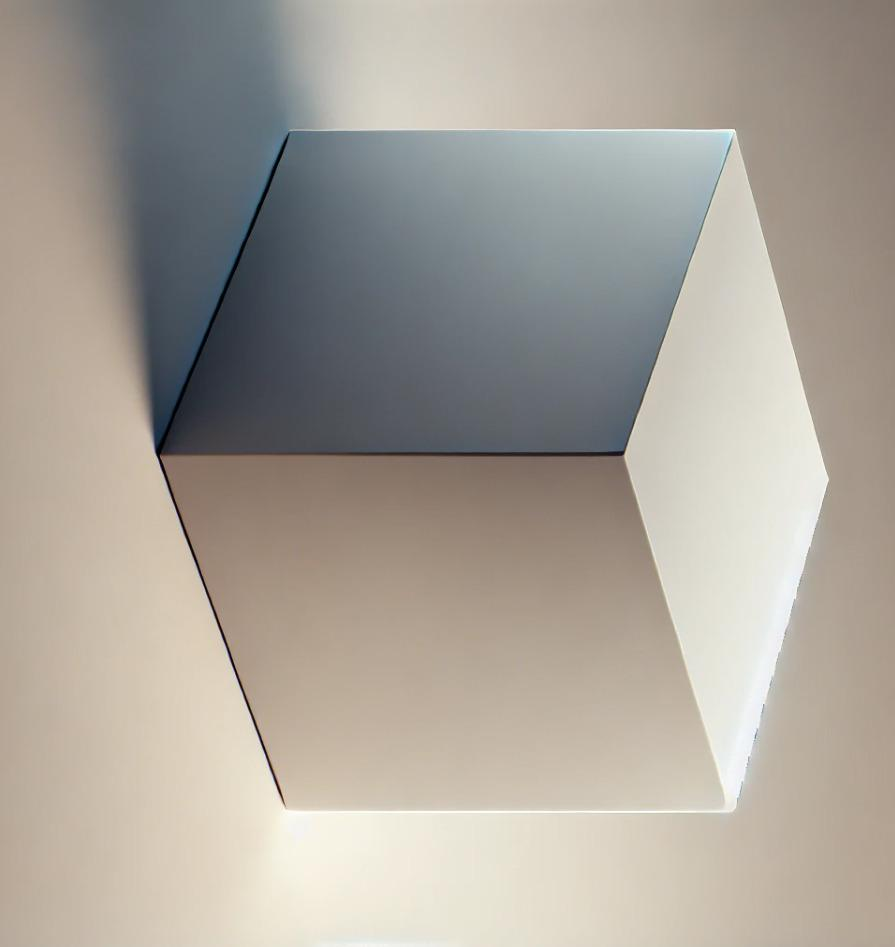
#> input picture docs/homography/images/image1.jpg, 895 x 947 px
$ jupyter execute homography.ipynb
#> lines starting #> are read from the running program, lines starting #| are printed output that depends on the picture
# What is Homography? How to estimate homography between two images?
Last Updated : 23 Jul, 2025

Homography is a fundamental concept in computer vision that describes the relationship between two different perspectives of a planar surface. It allows us to map points from one image to another, as long as the images capture the same scene from different viewpoints. Homographies are widely used in applications such as image stitching, 3D reconstruction, and augmented reality.
In this article, we'll explore the concept of homography, its mathematical representation, and the steps involved in estimating homography between two images.

## What is Homography?
Homography is a transformation matrix that defines a projective transformation between two images. It is a 3x3 matrix that relates the pixel coordinates of one image to the pixel coordinates of another image. If the two images depict the same scene from different viewpoints, and the scene lies on a plane, homography can be used to warp one image onto another.
Mathematically, if (x1,y1) and (x2,y2) are the corresponding points in two images, the homography matrix H relates them as follows:

\[
\begin{pmatrix} x_2 \\ y_2 \\ 1 \end{pmatrix} = H \cdot \begin{pmatrix} x_1 \\ y_1 \\ 1 \end{pmatrix}
\]

The matrix H is defined as:

\[
H = \begin{pmatrix} h_{11} & h_{12} & h_{13} \\ h_{21} & h_{22} & h_{23} \\ h_{31} & h_{32} & h_{33} \end{pmatrix}
\]

## Applications of Homography
- Image Stitching: Aligns images to create a panoramic view by warping them using homography.
- Augmented Reality: Projects virtual objects onto real-world surfaces by estimating the homography between the camera view and the real-world plane.
- Planar Object Detection: Identifies and tracks objects by estimating their homography in different images or video frames.
- 3D Reconstruction: Helps recover 3D geometry from multiple images.

## Estimating Homography Between Two Images
Estimating homography involves finding a matrix that relates corresponding points in two images. The process typically follows these steps:
1. Feature Detection
The first step is to detect key feature points in both images. These points represent distinctive parts of the image, such as edges, corners, or textures. Popular algorithms used for feature detection include:
- SIFT (Scale-Invariant Feature Transform)
- SURF (Speeded-Up Robust Features)
- ORB (Oriented FAST and Rotated BRIEF)

2. Feature Matching
Once feature points are detected, the next step is to match corresponding points between the two images. This is done by comparing the descriptors of each feature point and finding the ones that match most closely. This step is critical for establishing the relationship between the two images.
Popular methods for feature matching include:
- Brute-Force Matching: Compares descriptors of each feature point to find the closest match.
- FLANN (Fast Library for Approximate Nearest Neighbors): A faster, approximate method for matching features.

3. Estimating the Homography Matrix
Once corresponding points are found, the homography matrix can be estimated. The Direct Linear Transformation (DLT) algorithm is commonly used for this purpose.
If we have four pairs of corresponding points, the homography matrix H can be estimated by solving a system of linear equations. Given more than four points, a least-squares optimization is used to find the best fit for H.

4. RANSAC Algorithm for Robust Estimation
In practice, not all feature matches are correct due to noise or outliers. The RANSAC (Random Sample Consensus) algorithm is often used to improve the robustness of the homography estimation. It works by iteratively selecting a subset of point correspondences, estimating the homography matrix, and evaluating how well the matrix maps other points. Points that don’t fit well are considered outliers and are discarded.

5. Warping One Image Onto Another
Once the homography matrix is computed, we can warp one image onto the other using the matrix H. This is done by applying a projective transformation to each pixel of the first image to map it to its corresponding location in the second image.

## Estimating Homography Using RANSAC Algorithm
Here’s a basic code that demonstrates how to estimate homography between two images and warp one onto the other. You can load the image1 and image2.

1. Feature Detection: ORB (Oriented FAST and Rotated BRIEF) is used to detect keypoints and compute descriptors in both images.

2. Feature Matching: The Brute Force matcher is used to match the descriptors between the two images.

3. Homography Estimation: The homography matrix is estimated using the RANSAC algorithm to handle outliers.

4. Image Warping: The first image is warped to align with the second image using the homography matrix.

[cell 1]
import cv2
import numpy as np
import matplotlib.pyplot as plt

# Load images (ensure 'image1.jpg' and 'image2.jpg' exist in your working directory)
img1 = cv2.imread('images/image1.jpg')
#> img1 is the input picture: shape (947, 895, 3); mean B, G, R 153.6, 162.5, 168.9
img2 = cv2.imread('images/image2.jpg')
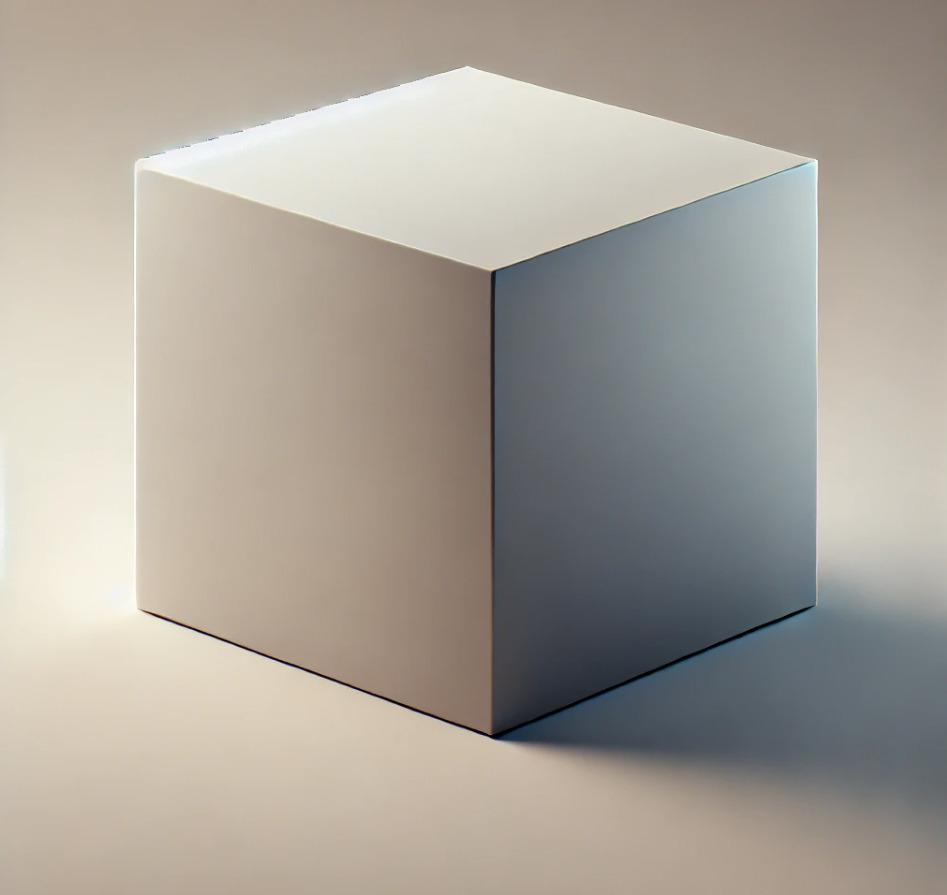
#> input picture docs/homography/images/image2.jpg, 947 x 895 px
#> img2 is the input picture: shape (895, 947, 3); mean B, G, R 153.6, 162.5, 168.9

if img1 is None or img2 is None:
    print("Error: Could not load images. Check file paths and ensure they exist.")
else:
    # Convert images to grayscale
    gray1 = cv2.cvtColor(img1, cv2.COLOR_BGR2GRAY)
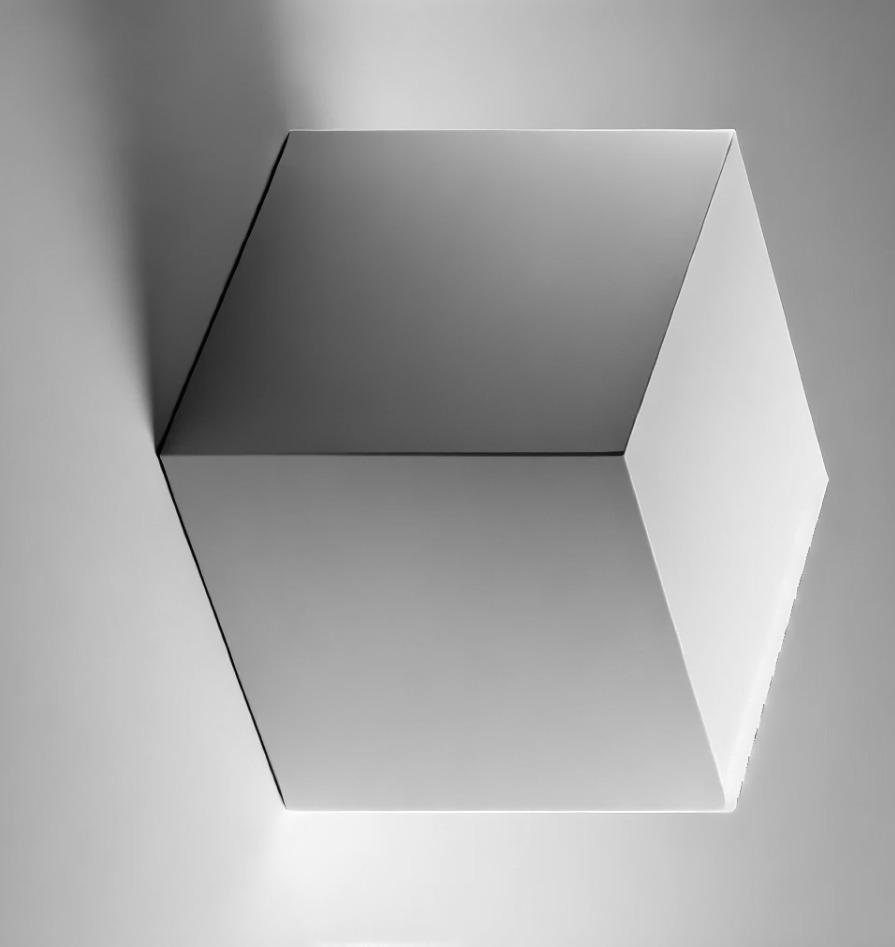
#> gray1: shape (947, 895); min 0, max 255, mean 163.4
    gray2 = cv2.cvtColor(img2, cv2.COLOR_BGR2GRAY)
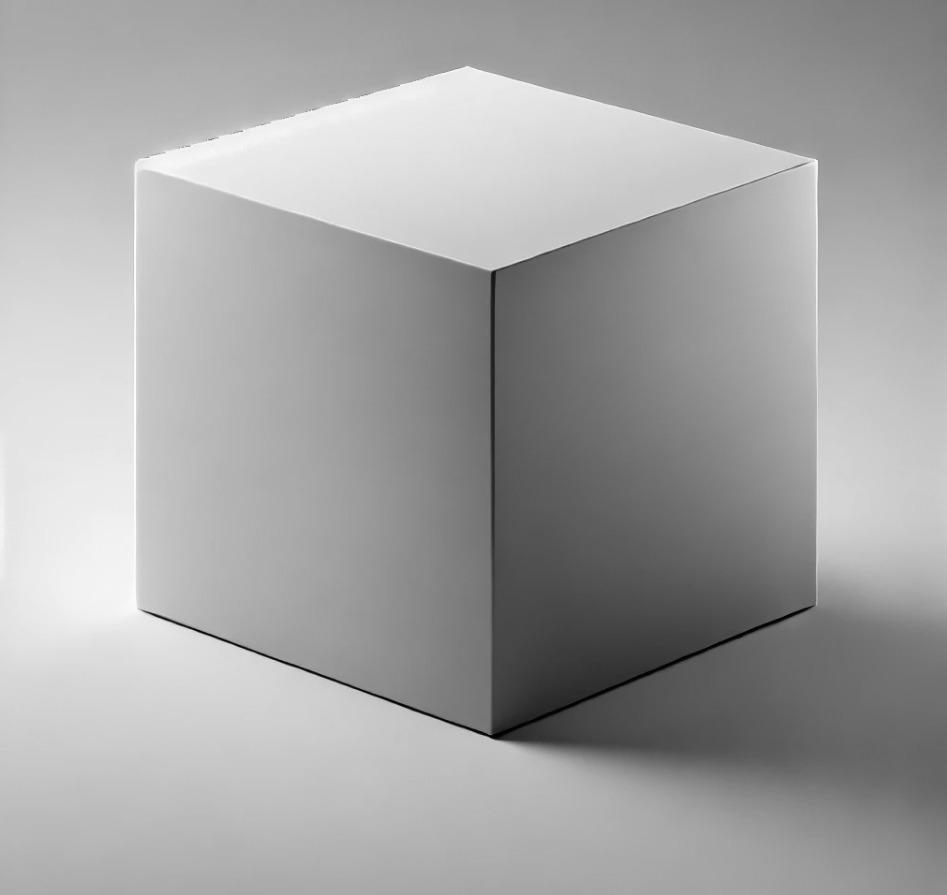
#> gray2: shape (895, 947); min 0, max 255, mean 163.4

    # Initialize ORB detector
    orb = cv2.ORB_create()

    # Find keypoints and descriptors with ORB
    kp1, des1 = orb.detectAndCompute(gray1, None)
#> kp1 = 262 keypoints; strongest (x, y, size): (620, 453, 53.6), (622, 454, 44.6), (620, 455, 37.2), (623, 454, 37.2)
    kp2, des2 = orb.detectAndCompute(gray2, None)
#> kp2 = 273 keypoints; strongest (x, y, size): (493, 272, 31), (492, 272, 44.6), (491, 274, 37.2), (495, 734, 77.1)

    if des1 is None or des2 is None:
        print("Error: No descriptors found in one or both images.")
    else:
        # Use BFMatcher to find matches between descriptors
        bf = cv2.BFMatcher(cv2.NORM_HAMMING, crossCheck=True)
        matches = bf.match(des1, des2)
#> matches = 28 matches

        if len(matches) < 4:
            print("Error: Not enough matches found (need at least 4 for homography).")
        else:
            # Sort matches by distance (best matches first)
            matches = sorted(matches, key=lambda x: x.distance)

            # Draw top 10 matches
            img_matches = cv2.drawMatches(img1, kp1, img2, kp2, matches[:10], None, flags=cv2.DrawMatchesFlags_NOT_DRAW_SINGLE_POINTS)
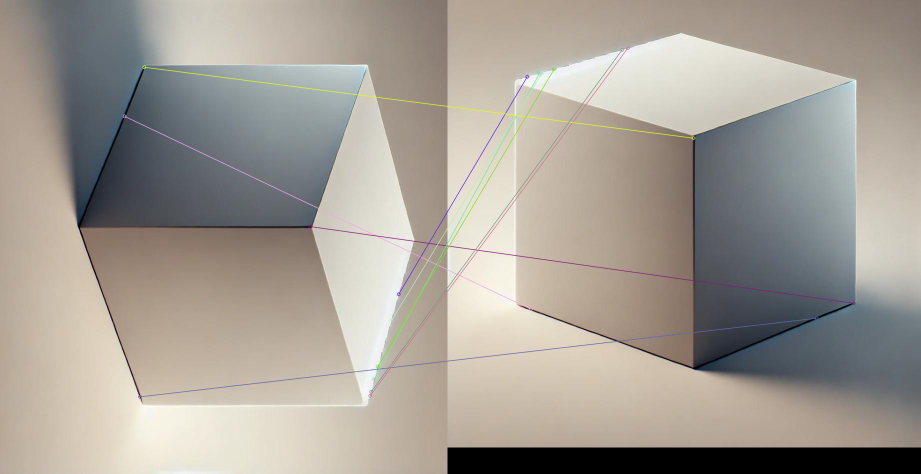
#> img_matches: shape (947, 1842, 3) (shown at 1/2 size); mean B, G, R 149, 157.7, 164

            # Extract location of good matches
            pts1 = np.float32([kp1[m.queryIdx].pt for m in matches]).reshape(-1, 1, 2)
#> pts1 = 28 rows, first 8: [248.8, 232.2], [279.6, 793.2], [620.4, 452.7], [797, 588], [748, 758], [740, 791], [288, 134], [742, 783]
            pts2 = np.float32([kp2[m.trainIdx].pt for m in matches]).reshape(-1, 1, 2)
#> pts2 = 28 rows, first 8: [165.9, 617.9], [737.5, 636], [812, 606], [159, 153], [183, 147], [360, 96], [491.4, 275.8], [349, 99]

            # Find the homography matrix using RANSAC
            H, mask = cv2.findHomography(pts1, pts2, cv2.RANSAC, 5.0)
#> H = [[5.55, 12.56, -15433.3], [18.95, 2.89, -17767.2], [-0.0131, -0.00105, 1]]; mask = 28 values, max 1 at index 4, min 0 at index 0, mean 0.286

            if H is None:
                print("Error: Could not compute homography matrix.")
            else:
                # Use the homography matrix to warp img1 to match img2
                height, width, _ = img2.shape
#> height = 895; width = 947
                img1_aligned = cv2.warpPerspective(img1, H, (width, height))
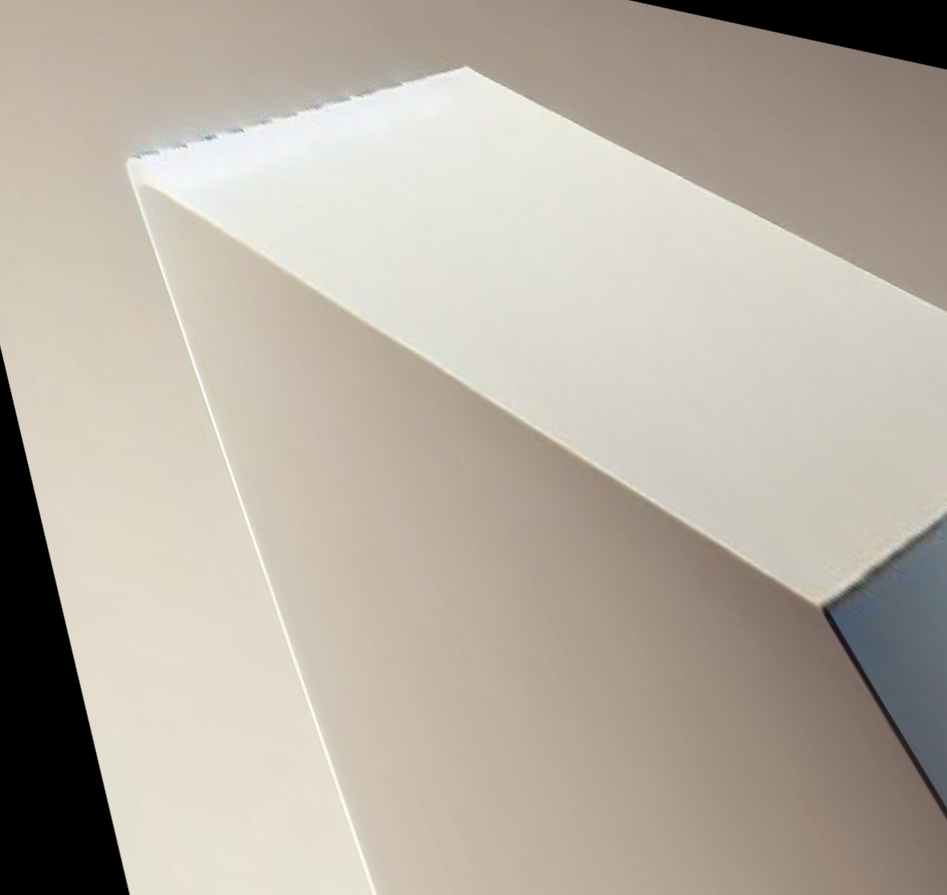
#> img1_aligned: shape (895, 947, 3); mean B, G, R 162.9, 175.1, 183

                # Display using matplotlib (convert BGR to RGB for correct colors)
                plt.figure(figsize=(12, 6))

                plt.subplot(1, 2, 1)
                plt.title('Aligned Image')
                plt.imshow(cv2.cvtColor(img1_aligned, cv2.COLOR_BGR2RGB))
                plt.axis('off')

                plt.subplot(1, 2, 2)
                plt.title('Matched Keypoints')
                plt.imshow(cv2.cvtColor(img_matches, cv2.COLOR_BGR2RGB))
                plt.axis('off')

                plt.show()
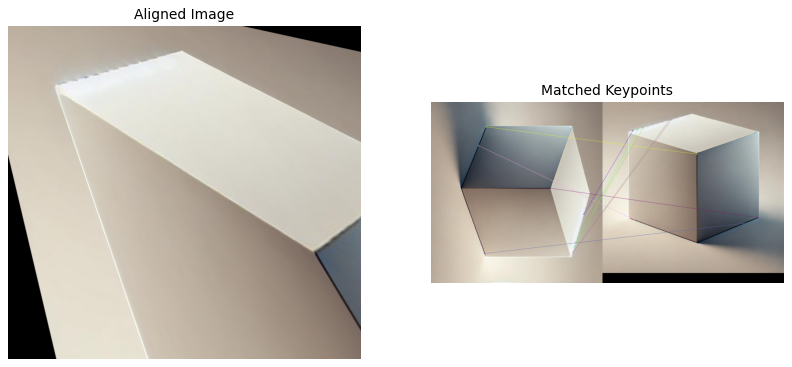
#> figure drawn by matplotlib, 2 panels

                # Save the output images locally
                cv2.imwrite('images/aligned_image.jpg', img1_aligned)
                cv2.imwrite('images/matches.jpg', img_matches)
                print("Images saved as 'aligned_image.jpg' and 'matches.jpg' in your working directory.")
